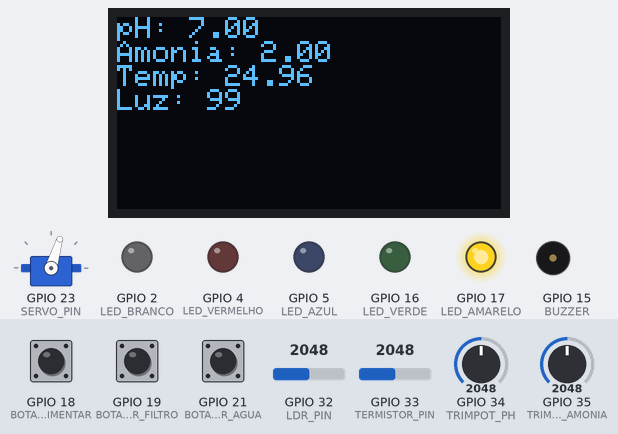
Bench run of a sketch on a simulated ESP32. Parts: servo, 128×64 one-colour display, output pins drawn as LEDs (lit = HIGH), buzzer (waves = sounding). The inputs (shaded band) are chosen by the test bench; at power-on: GPIO 34 (TRIMPOT_PH) = 2048, GPIO 35 (TRIMPOT_AMONIA) = 2048, GPIO 32 (LDR_PIN) = 2048, GPIO 33 (TERMISTOR_PIN) = 2048, GPIO 18 (BOTAO_ALIMENTAR) LOW, GPIO 19 (BOTAO_VERIFICAR_FILTRO) LOW, GPIO 21 (BOTAO_TROCAR_AGUA) LOW (analog values on the 0–4095 scale). What the sketch prints to the serial monitor is not drawn.

Above: at 1.2 s.
1.3 s: GPIO 34 (TRIMPOT_PH) set to 2587
At 3.36 s:
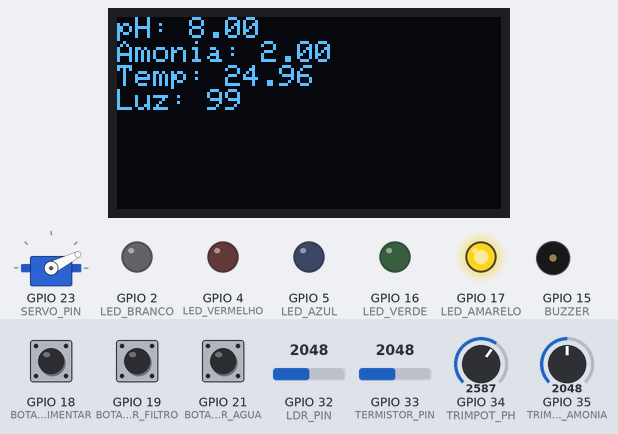
5.0 s: GPIO 34 (TRIMPOT_PH) set to 2660
At 5.85 s:
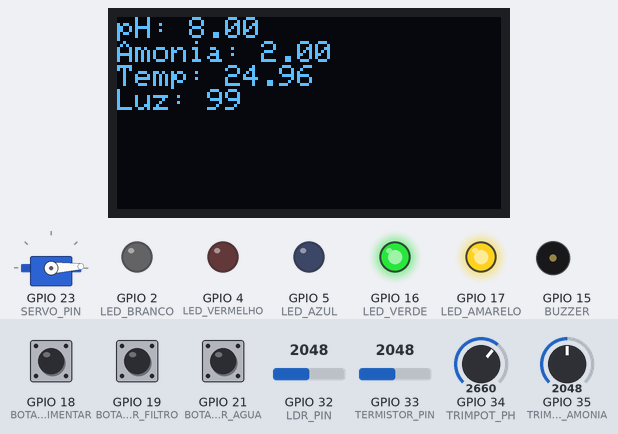
8.7 s: GPIO 35 (TRIMPOT_AMONIA) set to 1691
12.9 s: GPIO 35 (TRIMPOT_AMONIA) set to 1580
At 14.4 s:
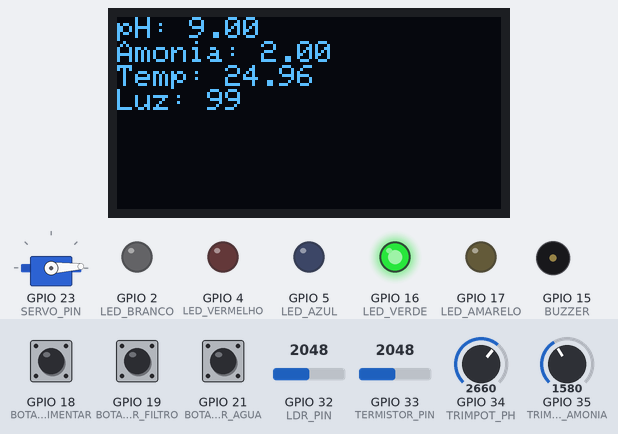
17.0 s: GPIO 32 (LDR_PIN) set to 2866
At 20.1 s:
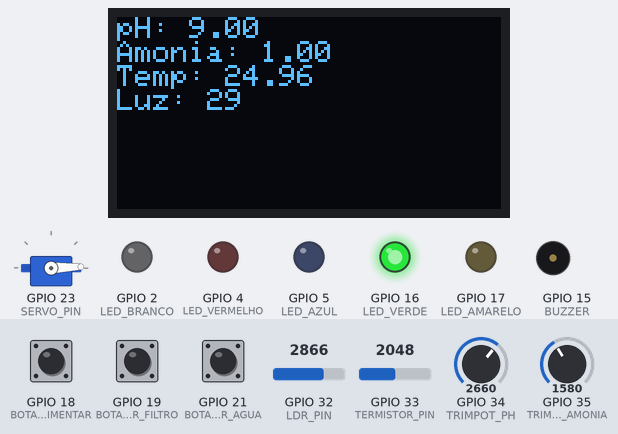
21.3 s: GPIO 33 (TERMISTOR_PIN) set to 2866
At 63.5 s:
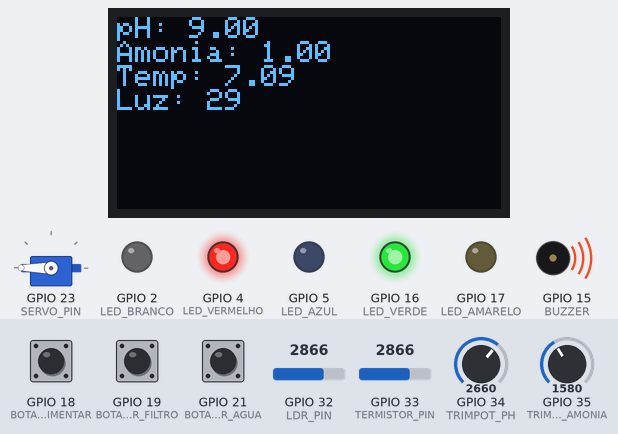
Timing chart, 0 to 64.3 s (numbered marks = the images above; inputs shaded):
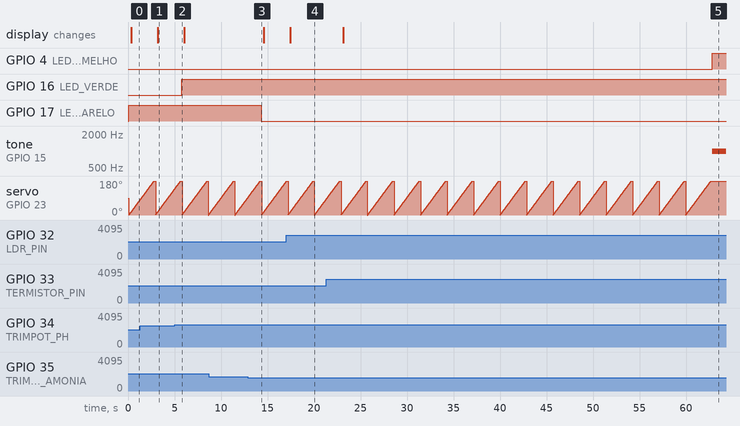

Measured:
- the behaviour switches between 2631 and 2632 on GPIO 34 (TRIMPOT_PH) (found by bisection; images 1 and 2)
- the behaviour switches between 1640 and 1639 on GPIO 35 (TRIMPOT_AMONIA) (found by bisection; images 2 and 3)
- after the input at 1.3 s, the display: changes after 1.9 s (image 1)
- after the input at 5.0 s, GPIO 16 (LED_VERDE): LOW → HIGH after 0.79 s
- after the input at 12.9 s, GPIO 17 (LED_AMARELO): HIGH → LOW after 1.4 s
- after the input at 17.0 s, the display: changes after 0.47 s (image 4)
- after the input at 21.3 s, the display: changes after 1.9 s (image 5)
- by itself, servo on GPIO 23 (SERVO_PIN): ramps from 0° to 180° and jumps back, once every 2.9 s

The sketch:

aquatrack.ino
```cpp
#include <WiFi.h>
#include <Adafruit_SSD1306.h>
#include <Adafruit_GFX.h>
#include <ESP32Servo.h>

//https://wokwi.com/projects/417084729288172545
// Definições de pinos
#define LED_AZUL 5
#define LED_BRANCO 2
#define LED_VERMELHO 4
#define LED_VERDE 16
#define LED_AMARELO 17
#define BUZZER 15
#define BOTAO_ALIMENTAR 18
#define BOTAO_VERIFICAR_FILTRO 19
#define BOTAO_TROCAR_AGUA 21
#define TRIMPOT_PH 34
#define TRIMPOT_AMONIA 35
#define LDR_PIN 32
#define TERMISTOR_PIN 33
#define SERVO_PIN 23
Servo servo;

// Definições do display OLED
#define SCREEN_WIDTH 128
#define SCREEN_HEIGHT 64
#define OLED_RESET -1
Adafruit_SSD1306 display(SCREEN_WIDTH, SCREEN_HEIGHT, &Wire, OLED_RESET);

#define WLAN_SSID  "tarsillasamile"
#define WLAN_PASS  "12345678"

const float BETA = 3950; // should match the Beta Coefficient of the thermistor
int  leitura = 0, leitura2 = 0, leitura3 = 0;

// Variáveis globais
float ph = 0.0;
float amonia = 0.0;
float temperatura = 0;
int luminosidade = 0;
unsigned long ultimoAlerta = 0;
const unsigned long intervaloAlerta = 60000; // 1 minuto

void setup() {
  Serial.begin(115200);
    analogReadResolution(10);

Wire.begin(25, 26);
  // Configuração dos pinos
  pinMode(LED_AZUL, OUTPUT);
  pinMode(LED_BRANCO, OUTPUT);
  pinMode(LED_VERMELHO, OUTPUT);
  pinMode(LED_VERDE, OUTPUT);
  pinMode(LED_AMARELO, OUTPUT);
  pinMode(BUZZER, OUTPUT);
  pinMode(BOTAO_ALIMENTAR, INPUT);
  pinMode(BOTAO_VERIFICAR_FILTRO, INPUT);
  pinMode(BOTAO_TROCAR_AGUA, INPUT);
  servo.attach(SERVO_PIN, 500, 2400);
int pos = 0;

  // Inicialização do display OLED
  if (!display.begin(SSD1306_SWITCHCAPVCC, 0x3C)) {
    Serial.println(F("Falha ao inicializar o display OLED"));
    for (;;);
  }
  display.clearDisplay();
  display.display();

  // Conectar ao WiFi
  // connectToWiFi();
}

void loop() {
  // Leitura dos sensores
  ph = map(analogRead(TRIMPOT_PH), 0, 1023, 0, 14); //4095 for trimpot
  amonia = map(analogRead(TRIMPOT_AMONIA), 0, 1023, 0, 5);
  temperatura = lerTemperatura();
  luminosidade = lerLuz();

  // Verificação dos botões
  leitura = digitalRead(BOTAO_ALIMENTAR);
  leitura2 = digitalRead(BOTAO_VERIFICAR_FILTRO);
  leitura3 = digitalRead(BOTAO_TROCAR_AGUA);

  if (leitura == HIGH) {
    registrarEvento("Alimentação");
  }
  if (leitura2 == HIGH) {
    registrarEvento("  do Filtro");
  }
  if (leitura3 == HIGH) {
    registrarEvento("Troca de Água");
  }

  // Atualização do display OLED
  atualizarDisplay();

  // Verificação de alertas
  verificarAlertas();
int pos = 0;

    for (pos = 0; pos <= 180; pos += 1) {
    servo.write(pos);
    delay(15);
  }

  delay(100);
}

void connectToWiFi() {
  Serial.print("Conectando a ");
  Serial.println(WLAN_SSID);
  WiFi.begin(WLAN_SSID, WLAN_PASS);
  while (WiFi.status() != WL_CONNECTED) {
    delay(500);
    Serial.print(".");
  }
  Serial.println("\nWiFi conectado!");
}

float lerTemperatura() {
  delay(10);
  int leitura = analogRead(TERMISTOR_PIN);
  float celsius = 1 / (log(1 / (1023. / leitura - 1)) / BETA + 1.0 / 298.15) - 273.15;
  return celsius;
}


// Essas constantes devem corresponder aos atributos "gama" e "rl10" do fotoresistor
const float GAMMA = 0.7;
const float RL10 = 50;

float lerLuz() {
  int analogValue = analogRead(LDR_PIN);
  float voltage = analogValue / 1024. * 5;
  float resistance = 2000 * voltage / (1 - voltage / 5);
  float lux = pow(RL10 * 1e3 * pow(10, GAMMA) / resistance, (1 / GAMMA));
  return lux;
}
void registrarEvento(const char* evento) {
  Serial.print("Evento registrado: ");
  Serial.println(evento);
  // Aqui você pode adicionar código para registrar o evento em um servidor ou memória
}

void atualizarDisplay() {
  display.clearDisplay();
  display.setTextSize(1);
  display.setTextColor(WHITE);
  display.setCursor(0, 0);
  display.print("pH: ");
  display.println(ph);
  display.print("Amonia: ");
  display.println(amonia);
  display.print("Temp: ");
  display.println(temperatura);
  display.print("Luz: ");
  display.println(luminosidade);
  display.display();
}

void verificarAlertas() {
  unsigned long agora = millis();
  if (agora - ultimoAlerta >= intervaloAlerta) {
    if (ph < 6.5 || ph > 8.5) {
      acionarAlerta("pH fora do intervalo!");
    }
    if (amonia > 1.0) {
      acionarAlerta("Nível de amônia  alto!");
    }
    ultimoAlerta = agora;
  }

   if (ph < 6.5 || ph > 8.5) {
        digitalWrite(LED_VERDE, HIGH);
    }else{
  digitalWrite(LED_VERDE, LOW);

    }
    if (amonia > 1.0) {
              digitalWrite(LED_AMARELO, HIGH);
    }else{
  digitalWrite(LED_AMARELO, LOW);

    }
}

void acionarAlerta(const char* mensagem) {
  Serial.println(mensagem);
  digitalWrite(LED_VERMELHO, HIGH);
  tone(BUZZER, 1000, 2000); // Buzzer toca por 2 segundos
  delay(2000);
  digitalWrite(LED_VERMELHO, LOW);
}
```
